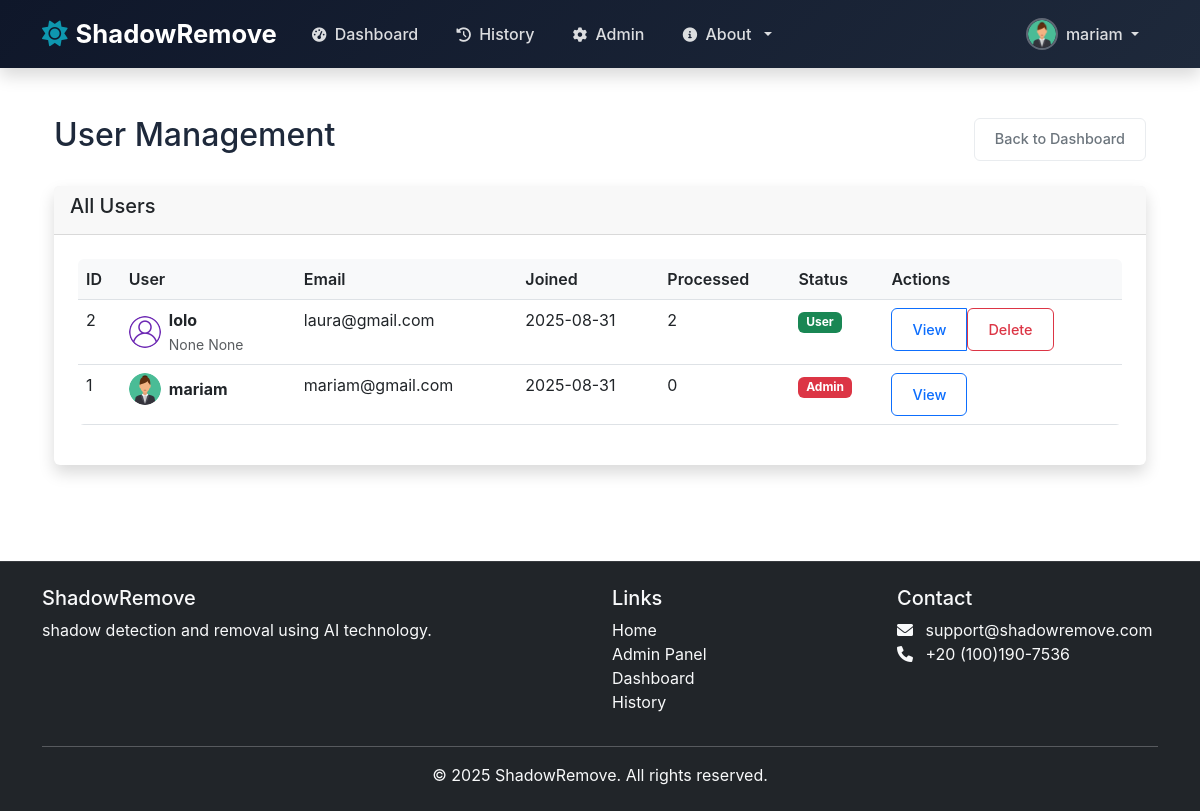
The app's page /admin/users (signed in) with its own data.
### models.py (models this page shows, shortened)
class User(UserMixin, db.Model):
    id = db.Column(db.Integer, primary_key=True)
    username = db.Column(db.String(80), unique=True, nullable=False)
    email = db.Column(db.String(120), unique=True, nullable=False)
    password_hash = db.Column(db.String(128))
    first_name = db.Column(db.String(80), nullable=True)
    last_name = db.Column(db.String(80), nullable=True)
    bio = db.Column(db.Text, nullable=True)
    avatar = db.Column(db.String(120), default='default-avatar.png')
    created_at = db.Column(db.DateTime, default=datetime.utcnow)
    updated_at = db.Column(db.DateTime, default=datetime.utcnow, onupdate=datetime.utcnow)
    is_admin = db.Column(db.Boolean, default=False)
    is_active = db.Column(db.Boolean, default=True)

### admin_route.py (the view)
@admin_required
def admin_users():
    search_query = request.args.get('search', '')
    page = request.args.get('page', 1, type=int)
    per_page = 20
    if search_query:
        users = User.query.filter(
            (User.username.ilike(f'%{search_query}%')) |
            (User.email.ilike(f'%{search_query}%')) |
            (User.first_name.ilike(f'%{search_query}%')) |
            (User.last_name.ilike(f'%{search_query}%'))
        ).order_by(User.created_at.desc())
    else:
        users = User.query.order_by(User.created_at.desc())
    users = users.paginate(page=page, per_page=per_page, error_out=False)
    return render_template('admin/users.html', users=users, search_query=search_query)

### admin_route.py (called while the page is built)
def admin_required(f):
    @wraps(f)
    def decorated_function(*args, **kwargs):
        if not current_user.is_authenticated or not current_user.is_admin:
            abort(403)
        return f(*args, **kwargs)
    return decorated_function

### app.py (called while the page is built)
@login_manager.user_loader
def load_user(user_id):
    return User.query.get(int(user_id))

### templates/admin/users.html (shortened to what this page needs)
{% extends "base.html" %}
{% block content %}
<div class="container-fluid py-4">
    <div class="d-flex justify-content-between align-items-center mb-4">
        <h1 class="h2">User Management</h1>
        <a href="{{ url_for('admin_dashboard') }}" class="btn btn-outline-secondary">Back to Dashboard</a>
    </div>
    <div class="card">
        <div class="card-header">
            <h5 class="card-title">All Users</h5>
        </div>
        <div class="card-body">
            <div class="table-responsive">
                <table class="table table-hover">
                    <thead>
                        <tr>
                            <th>ID</th>
                            <th>User</th>
                            <th>Email</th>
                            <th>Joined</th>
                            <th>Processed</th>
                            <th>Status</th>
                            <th>Actions</th>
                        </tr>
                    </thead>
                    <tbody>
                        {% for user in users %}
                        <tr>
                            <td>{{ user.id }}</td>
                            <td>
                                <div class="d-flex align-items-center">
                                    {% if user.avatar and user.avatar != 'default-avatar.png' %}
                                        <img src="{{ url_for('static', filename='uploads/avatars/' + user.avatar) }}"
                                             class="rounded-circle me-2" width="32" height="32" alt="{{ user.username }}">
                                    {% else %}
                                        <img src="{{ url_for('static', filename='images/default-avatar.png') }}"
                                             class="rounded-circle me-2" width="32" height="32" alt="Default Avatar">
                                    {% endif %}
                                    <div>
                                        <strong>{{ user.username }}</strong>
                                        <br>
                                        <small class="text-muted">{{ user.first_name }} {{ user.last_name }}</small>
                                    </div>
                                </div>
                            </td>
                            <td>{{ user.email }}</td>
                            <td>{{ user.created_at.strftime('%Y-%m-%d') }}</td>
                            <td>{{ user.processed_images | length }}</td>
                            <td>
                                {% if user.is_admin %}
                                    <span class="badge bg-danger">Admin</span>
                                {% else %}
                                    <span class="badge bg-success">User</span>
                                {% endif %}
                            </td>
                            <td>
                                <div class="btn-group">
                                    <a href="{{ url_for('admin_user_detail', user_id=user.id) }}" class="btn btn-sm btn-outline-primary">View</a>
                                    {% if not user.is_admin %}
                                    <form action="{{ url_for('admin_delete_user', user_id=user.id) }}" method="POST" class="d-inline">
                                        <button type="submit" class="btn btn-sm btn-outline-danger delete-btn">
                                            Delete
                                        </button>
                                    </form>
                                    {% endif %}
                                </div>
                            </td>
                        </tr>
                        {% endfor %}
                    </tbody>
                </table>
            </div>
        </div>
    </div>
</div>
{% endblock %}

### templates/base.html (shortened to what this page needs)
<!DOCTYPE html>
<html lang="en">
<head>
    <link href="https://cdn.jsdelivr.net/npm/bootstrap@5.3.0/dist/css/bootstrap.min.css" rel="stylesheet">
    <link href="https://cdnjs.cloudflare.com/ajax/libs/font-awesome/6.0.0/css/all.min.css" rel="stylesheet">
    <link href="{{ url_for('static', filename='css/profile.css') }}" rel="stylesheet">
    <link rel="stylesheet" href="{{ url_for('static', filename='css/style.css') }}">
    <link rel="stylesheet" href="{{ url_for('static', filename='css/authentication.css') }}">
</head>
<body>
    <nav class="navbar navbar-expand-lg navbar-dark bg-dark fixed-top shadow">
        <div class="container">
            <a class="navbar-brand d-flex align-items-center" href="{{ url_for('index') }}">
                <i class="fas fa-sun me-2"></i>
                <span class="fw-bold">ShadowRemove</span>
            </a>
            <div class="collapse navbar-collapse" id="navbarNav">
                <ul class="navbar-nav me-auto">
                    <li class="nav-item">
                        <a class="nav-link" href="{{ url_for('dashboard') }}">
                            <i class="fas fa-tachometer-alt me-1"></i> Dashboard
                        </a>
                    </li>
                    <li class="nav-item">
                        <a class="nav-link" href="{{ url_for('history') }}">
                            <i class="fas fa-history me-1"></i> History
                        </a>
                    </li>
                    {% if current_user.is_authenticated and current_user.is_admin %}
                    <li class="nav-item">
                        <a class="nav-link" href="{{ url_for('admin_dashboard') }}">
                            <i class="fas fa-cog me-1"></i> Admin
                        </a>
                    </li>
                    {% endif %}
                    <li class="nav-item dropdown">
                        <a class="nav-link dropdown-toggle" href="#" id="navbarDropdown" role="button" data-bs-toggle="dropdown">
                            <i class="fas fa-info-circle me-1"></i> About
                        </a>
                    </li>
                </ul>
                <ul class="navbar-nav ms-auto">
                    {% if current_user.is_authenticated %}
                    <li class="nav-item dropdown">
                        <a class="nav-link dropdown-toggle d-flex align-items-center" href="#" id="userDropdown" role="button" data-bs-toggle="dropdown">
                            {% if current_user.avatar and current_user.avatar != 'default-avatar.png' %}
                                <img src="{{ url_for('static', filename='uploads/avatars/' + current_user.avatar) }}" class="profile-picture me-2" alt="Profile Picture">
                            {% else %}
                                <img src="{{ url_for('static', filename='images/default-avatar.png') }}" class="profile-picture me-2" alt="Default Profile">
                            {% endif %}
                            <span>{{ current_user.username }}</span>
                        </a>
                    </li>
                    {% endif %}
                </ul>
            </div>
        </div>
    </nav>
    <div class="container mt-5 pt-4">
        {% block content %}{% endblock %}
    </div>
    <footer class="bg-dark text-light py-4 mt-5">
        <div class="container">
            <div class="row">
                <div class="col-md-6">
                    <h5>ShadowRemove</h5>
                    <p>shadow detection and removal using AI technology.</p>
                </div>
                <div class="col-md-3">
                    <h5>Links</h5>
                    <ul class="list-unstyled">
                        <li><a href="{{ url_for('index') }}" class="text-light">Home</a></li>
                        {% if current_user.is_authenticated and current_user.is_admin %}
                            <li><a class="dropdown-item" href="{{ url_for('admin_dashboard') }}">Admin Panel</a></li>
                        {% endif %}
                        <li><a href="{{ url_for('dashboard') }}" class="text-light">Dashboard</a></li>
                        <li><a href="{{ url_for('history') }}" class="text-light">History</a></li>
                    </ul>
                </div>
                <div class="col-md-3">
                    <h5>Contact</h5>
                    <ul class="list-unstyled">
                        <li><i class="fas fa-envelope me-2"></i> support@shadowremove.com</li>
                        <li><i class="fas fa-phone me-2"></i> +20 (100)190-7536</li>
                    </ul>
                </div>
            </div>
            <hr class="bg-light">
            <div class="text-center">
                <p class="mb-0">&copy; 2025 ShadowRemove. All rights reserved.</p>
            </div>
        </div>
    </footer>
</body>
</html>

### static/css/profile.css (style rules this page uses)
:root { --primary-color: #2c3e50; --secondary-color: #34495e; --accent-color: #3498db; --light-color: #f8f9fa; --dark-color: #2c3e50; --success-color: #27ae60; --warning-color: #f39c12; --danger-color: #e74c3c; --border-color: #e9ecef; --text-muted: #6c757d; --border-radius: 6px; --box-shadow: 0 2px 10px rgba(0, 0, 0, 0.05); --transition: all 0.2s ease; }
.card { border: 1px solid var(--border-color); border-radius: var(--border-radius); box-shadow: var(--box-shadow); margin-bottom: 1.5rem; }
.card-body { padding: 1.5rem; }
.btn { border-radius: var(--border-radius); padding: 0.6rem 1.25rem; font-weight: 600; transition: var(--transition); font-size: 0.9rem; }
.btn-outline-secondary { border: 1px solid var(--border-color); color: var(--text-muted); }

### static/css/style.css (style rules this page uses)
.navbar-brand { font-size: 1.5rem; }
.navbar-nav .nav-link { font-weight: 500; transition: color 0.3s ease; }
body { padding-top: 20px; min-height: 100vh; display: flex; flex-direction: column; }
.container.mt-5.pt-4 { flex: 1; }
footer { margin-top: auto; }
footer a { text-decoration: none; transition: color 0.3s ease; }
.card { border: none; box-shadow: 0 0.5rem 1rem rgba(0, 0, 0, 0.15); transition: transform 0.3s ease, box-shadow 0.3s ease; }
.card-header { border-bottom: 1px solid rgba(0, 0, 0, 0.125); }
.btn { border-radius: 0.375rem; font-weight: 500; transition: all 0.3s ease; }
.table { border-radius: 0.375rem; overflow: hidden; }
.table th { border-top: none; font-weight: 600; background-color: #f8f9fa; }
.badge { font-size: 0.75rem; padding: 0.35em 0.65em; }
:root { --primary-color: #4a6fa5; --secondary-color: #166088; --accent-color: #4cb1a7; --light-color: #f8f9fa; --dark-color: #343a40; --success-color: #28a745; --danger-color: #dc3545; }
:root { --primary: #1a2d7a; --secondary: #1f113a; --dark: #1d2a3a; --light: #f8f9fa; --gray: #6c757d; }
body { font-family: 'Inter', sans-serif; color: var(--dark); overflow-x: hidden; }

### templates/base.html (style rules this page uses)
:root { --primary: #0c255c; --primary-dark: #0c1f53; --secondary: #361969; --accent: #0e97af; --dark: #1e293b; --light: #f8fafc; --gray: #78889e; --gray-light: #dfe3e9; --white: #ffffff; --navbar-dark: #0f172a; }
body { font-family: 'Inter', sans-serif; color: var(--dark); background-color: var(--white); overflow-x: hidden; }
.navbar { background: linear-gradient(135deg, var(--navbar-dark) 0%, var(--dark) 100%) !important; box-shadow: 0 4px 18px rgba(0, 0, 0, 0.15); padding: 0.6rem 0; transition: all 0.3s ease; }
.navbar-brand { font-size: 1.6rem; font-weight: 700; color: var(--white) !important; }
.navbar-brand i { color: var(--accent); transition: all 0.3s ease; }
.navbar-nav .nav-link { font-weight: 500; transition: all 0.3s ease; color: rgba(255, 255, 255, 0.85) !important; padding: 0.5rem 1rem !important; margin: 0 0.2rem; border-radius: 6px; }
.navbar-nav .nav-link i { margin-right: 0.4rem; font-size: 0.9rem; }
.profile-picture { width: 32px; height: 32px; border-radius: 50%; object-fit: cover; border: 2px solid rgba(255, 255, 255, 0.3); transition: all 0.3s ease; }
.dropdown-toggle::after { margin-left: 0.5rem; }
footer { background: linear-gradient(135deg, var(--navbar-dark) 0%, var(--dark极) 100%) !important; border-top: 1px solid rgba(255, 255, 255, 0.1); }
footer a { text-decoration: none; transition: color 0.3s ease; }

### records on screen
User: avatar (picture), username "mariam", id "1", email "mariam@gmail.com", created_at "2025-08-31", processed_images|length "0", is_admin "Admin"
User: id "2", username "lolo", first_name "None", last_name "None", email "laura@gmail.com", created_at "2025-08-31", processed_images|length "2", is_admin "User"
